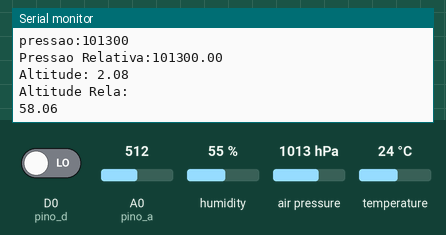
Recording of a sketch running on a simulated ESP8266 (NodeMCU). On the bench: the last lines printed to the serial monitor. The inputs (shaded band) are chosen by the test bench; at power-on: A0 (pino_a) = 512, humidity 55 %, air pressure 1013 hPa, temperature 24 °C, D0 (pino_d) LOW. WiFi joins after 1.5 s; servers stay silent unless stated.

Above: at 2.7 s.
2.8 s: A0 (pino_a) set to 490
At 3.15 s:
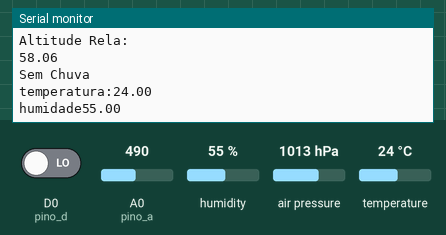
7.1 s: A0 (pino_a) set to 290
At 7.21 s:
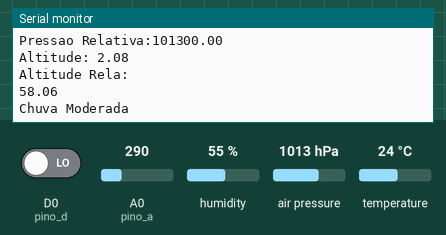
11.4 s: humidity set to 22 %
At 11.52 s:
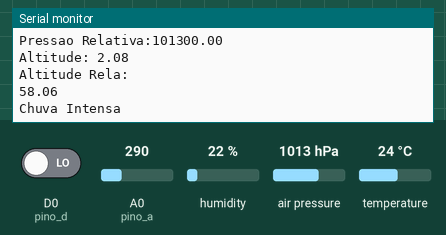
12.9 s: air pressure set to 952 hPa
At 14.1 s:
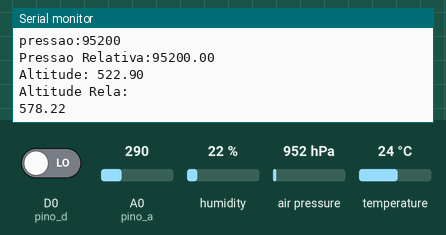
14.4 s: temperature set to 12 °C
At 14.64 s:
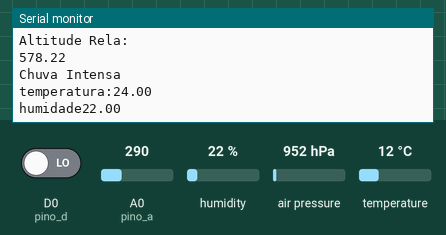
21.9 s: air pressure set to 975 hPa
At 22.7 s:
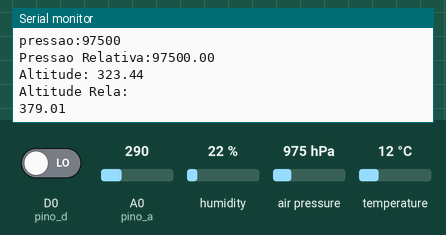
Timing chart, 0 to 24.4 s (numbered marks = the images above; inputs shaded):
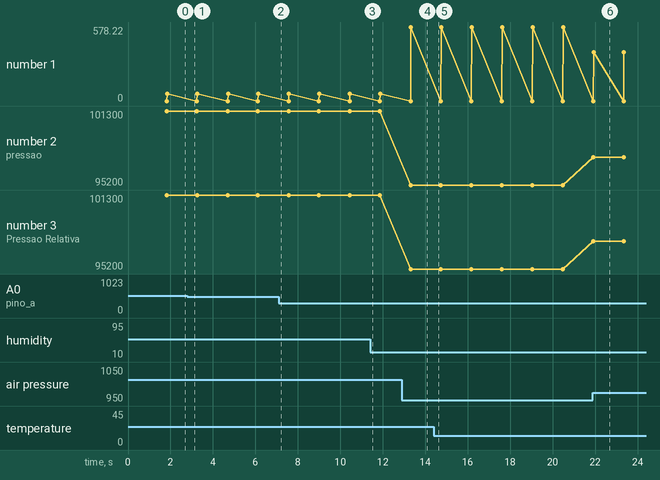

Measured:
- after the input at 12.9 s, the serial monitor: prints a new line after 0.41 s (image 4)
- after the input at 21.9 s, the serial monitor: prints a new line at once (image 6)
- plotted number 1: 58.06 → 578.22 after the input at 12.9 s, 578.22 → 379.01 after the input at 21.9 s
- plotted number 2: 101300 → 95200 after the input at 12.9 s, 95200 → 97500 after the input at 21.9 s
- plotted number 3: 101300 → 95200 after the input at 12.9 s, 95200 → 97500 after the input at 21.9 s

The sketch:

Projeto.ino
```cpp
#include <FirebaseArduino.h>
#include <ESP8266WiFi.h>
#include <Hash.h>
#include <Adafruit_Sensor.h>
#include <DHT.h>
#include <Wire.h>
#include <Adafruit_BMP085.h>

Adafruit_BMP085 bmp;

#define FIREBASE_HOST "testedaniuni-default-rtdb.firebaseio.com"
#define FIREBASE_AUTH "1YvvAXTDNHLinYdpSEYCzqddcUG5aId4FFOwnzo6"
#define WIFI_SSID "wifi-Alternativa!"
#define WIFI_PASSWORD "A4536095"

#define DHTPIN 5
#define DHTTYPE    DHT11     // DHT 11

DHT dht(DHTPIN, DHTTYPE);


float t = 0.0;
float h = 0.0;
int p = 0.0;
float pr = 0.0;
float a = 0.0;
float ar = 0.0;
float gas = 0.0;
String chuva;

int pino_d = D0;
int pino_a = A0;
int val_d = 0;
int val_a = 0;

unsigned long previousMillis = 0;
const long interval = 10000;

void setup()
{

  Serial.begin(9600);
  dht.begin();

  WiFi.begin(WIFI_SSID, WIFI_PASSWORD);
  Serial.print("Connecting to Wi-Fi");
  while (WiFi.status() != WL_CONNECTED)
  {
    Serial.print(".");
    delay(300);
  }
  Serial.println();
  Serial.print("Connected with IP: ");
  Serial.println(WiFi.localIP());
  Serial.println();

  Firebase.begin(FIREBASE_HOST, FIREBASE_AUTH);
  //Firebase.reconnectWiFi(true);

  pinMode(pino_d, INPUT);
  pinMode(pino_a, INPUT);
}

void loop()
{
  t = dht.readTemperature();
  h = dht.readHumidity();
  Serial.print("temperatura:");
  Serial.println(t);
  Serial.print("humidade");
  Serial.println(h);
  Firebase.setFloat("/app/temp", t);
  Firebase.setFloat("/app/umid", h);
  Serial.println("0");

  p = bmp.readPressure();
  Serial.print("pressao:");
  Serial.println(p);
  pr = bmp.readSealevelPressure();
  Serial.print("Pressao Relativa:");
  Serial.println(pr);
  a = bmp.readAltitude();
  Serial.print("Altitude: ");
  Serial.println(a);
  ar = bmp.readAltitude(102000);
  Serial.println("Altitude Rela:");
  Serial.println(ar);
  Firebase.setInt("/app/pres", p);
  Firebase.setFloat("/app/presR", pr);
  Firebase.setFloat("/app/alti", a);
  Firebase.setFloat("/app/altiR", ar);

  float x = analogRead(A0);
  gas = h / 1023 * 100;
  Firebase.setFloat("/app/gas", gas);

  val_d = digitalRead(pino_d);
  val_a = analogRead(pino_a);
  if ( val_a < 300) {       // Chuva intensa
    chuva = "Chuva Intensa";
    Firebase.setString("/app/chuva", chuva);
  }
  if (val_a <= 500 && val_a >= 300) { // Chuva moderada
    chuva = "Chuva Moderada";
    Firebase.setString("/app/chuva", chuva);
  }
  // Se a leitura analógica for maior que 500
  if ( val_a > 500) {        // Sem previsão de Chuva
    chuva = "Sem Chuva";
    Firebase.setString("/app/chuva", chuva);
  }
  Serial.println(chuva);
  delay(200);
}
```
